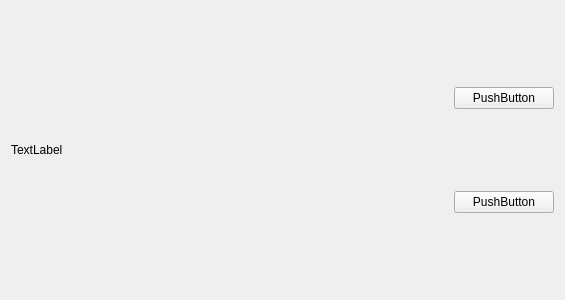
<?xml version="1.0" encoding="UTF-8"?>
<ui version="4.0">
 <class>Form</class>
 <widget class="QWidget" name="Form">
  <property name="geometry">
   <rect>
    <x>0</x>
    <y>0</y>
    <width>565</width>
    <height>300</height>
   </rect>
  </property>
  <property name="windowTitle">
   <string>Form</string>
  </property>
  <layout class="QHBoxLayout" name="horizontalLayout">
   <item>
    <widget class="QLabel" name="label">
     <property name="text">
      <string>TextLabel</string>
     </property>
    </widget>
   </item>
   <item>
    <layout class="QVBoxLayout" name="verticalLayout" stretch="0,0">
     <property name="sizeConstraint">
      <enum>QLayout::SetDefaultConstraint</enum>
     </property>
     <item>
      <widget class="QPushButton" name="pushButton">
       <property name="maximumSize">
        <size>
         <width>100</width>
         <height>16777215</height>
        </size>
       </property>
       <property name="text">
        <string>PushButton</string>
       </property>
      </widget>
     </item>
     <item>
      <widget class="QPushButton" name="pushButton_2">
       <property name="maximumSize">
        <size>
         <width>100</width>
         <height>16777215</height>
        </size>
       </property>
       <property name="text">
        <string>PushButton</string>
       </property>
      </widget>
     </item>
    </layout>
   </item>
  </layout>
 </widget>
 <resources/>
 <connections/>
</ui>
